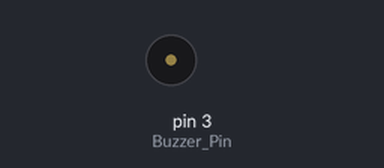
The sketch below on a simulated Arduino Uno, built with avr-gcc and run on an emulated ATmega328P. Parts: buzzer (waves = sounding, pin HIGH).

Above: at 0.4 s.
At 2.8 s:
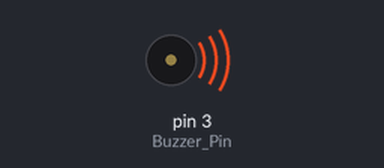
Timing chart, 0 to 5.9 s (numbered marks = the images above):
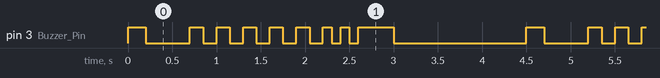

The sketch:

lesson-03_Buzzer.ino
```cpp
#define Buzzer_Pin 3  // Define the digital pin connected to the active buzzer

void setup() {
  pinMode(Buzzer_Pin, OUTPUT);      // Set buzzer pin as output
}

void loop() {
  // 1. Normal beep
  digitalWrite(Buzzer_Pin, HIGH);   // Turn on buzzer (start sound)
  delay(200);                        // Keep buzzer on for 200 milliseconds
  digitalWrite(Buzzer_Pin, LOW);    // Turn off buzzer (stop sound)
  delay(500);                        // Wait 500 milliseconds before next action
  // 2. Alarm sound (repeated short beeps)
  for (int i = 0; i < 5; i++) {    // Repeat 5 times
    digitalWrite(Buzzer_Pin, HIGH); // Turn on buzzer
    delay(150);                      // Buzzer on for 150 milliseconds
    digitalWrite(Buzzer_Pin, LOW);  // Turn off buzzer
    delay(150);                      // Pause 150 milliseconds between beeps
  }
  // 3. Rhythm beep pattern (short → short → long)
  // Short beep 1
  digitalWrite(Buzzer_Pin, HIGH);   // Turn on buzzer
  delay(100);                        // Buzzer on for 100 milliseconds
  digitalWrite(Buzzer_Pin, LOW);    // Turn off buzzer
  delay(100);                        // Pause 100 milliseconds
  // Short beep 2
  digitalWrite(Buzzer_Pin, HIGH);   // Turn on buzzer
  delay(100);                        // Buzzer on for 100 milliseconds
  digitalWrite(Buzzer_Pin, LOW);    // Turn off buzzer
  delay(100);                        // Pause 100 milliseconds
  // Long beep
  digitalWrite(Buzzer_Pin, HIGH);   // Turn on buzzer
  delay(400);                        // Buzzer on for 400 milliseconds
  digitalWrite(Buzzer_Pin, LOW);    // Turn off buzzer
  delay(500);                        // Pause 500 milliseconds before next loop
  // Pause 1 second before repeating the entire loop
  delay(1000);
}
```

Measured:
- by itself, pin 3 (Buzzer_Pin): repeats every 4.5 s: LOW 0.50 s, 5 × (HIGH 0.15 s, LOW 0.15 s), 2 × (HIGH 0.10 s, LOW 0.10 s), HIGH 0.40 s, LOW 1.5 s, HIGH 0.20 s
- by itself, everything shown: repeats every 4.5 s, in 18 steps
